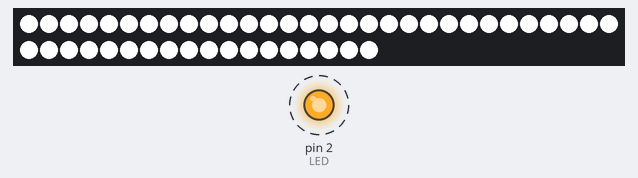
Bench run of a sketch on a simulated Arduino Uno, built with avr-gcc and run on an emulated ATmega328P. Shown: 48 RGB LEDs in strip order, left to right, continuing on the next row, output pins drawn as LEDs (lit = HIGH). Dashed ring = blinking.

Above: at 0.1 s.
At 0.6 s:
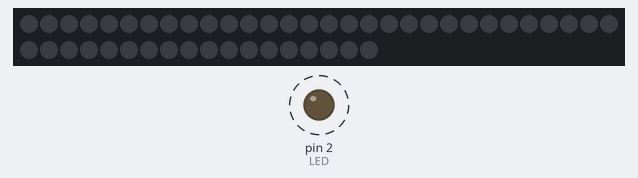
Timing chart, 0 to 130.0 s (numbered marks = the images above):
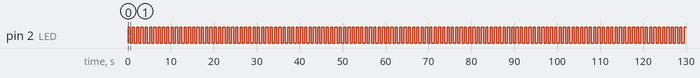

Measured:
- by itself, pin 2 (LED): alternates HIGH for 0.50 s and LOW for 0.50 s

The sketch:

boardtest.ino
```cpp
#include <FastLED.h>

#define NUM_LEDS 48
#define DATA_PIN 13

#define LED_TYPE WS2811
#define COLOR_ORDER RGB
#define LED 2

CRGB leds[NUM_LEDS];
uint8_t B_1 = 0;
unsigned long Time = 1500;

void setup() {
  FastLED.addLeds<LED_TYPE, DATA_PIN, COLOR_ORDER>(leds, NUM_LEDS);
  pinMode(LED,OUTPUT);
}

void loop() {

    fill_solid(leds, NUM_LEDS, CHSV(0,0,255));
    digitalWrite(LED,HIGH);
    FastLED.show(255);
    delay(500);

    fill_solid(leds, NUM_LEDS, CHSV(0,0,0));
    FastLED.show(255);
    digitalWrite(LED,LOW);
    delay(500);


}
```
